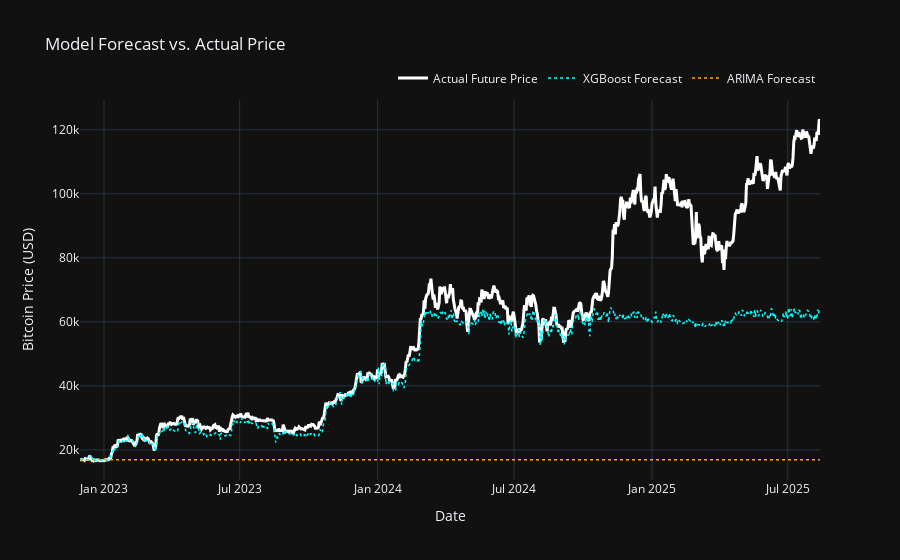

Notebook code for this chart:
### Code cell
import plotly.graph_objects as go

color_map = {
    'XGBoost': 'cyan',
    'ARIMA': 'orange',
    'SARIMA': 'gold',
    'Prophet': 'royalblue',
    'Random Forest': 'lightgreen',
    'LightGBM': 'magenta'
}

# Create a figure object (our canvas)
fig = go.Figure()

# Plot the real future prices from the test set
fig.add_trace(go.Scatter(
    x=y_test.index,
    y=y_test,
    mode='lines',
    name='Actual Future Price',
    line=dict(color='white', width=3) # Make the true line thick and white
))

for model_name, result_data in results.items():
    # Get the color for the current model from our map
    # .get() is used safely in case a model name is not in the map, it will default to grey
    model_color = color_map.get(model_name, 'grey')

    fig.add_trace(go.Scatter(
        x=y_test.index,
        y=result_data['predictions'],
        mode='lines',
        name=f'{model_name} Forecast',
        line=dict(color=model_color, width=1.5, dash='dot')
    ))

fig.update_layout(
    title='Model Forecast vs. Actual Price',
    xaxis_title='Date',
    yaxis_title='Bitcoin Price (USD)',
    template='plotly_dark',
    legend=dict(orientation="h", yanchor="bottom", y=1.02, xanchor="right", x=1)
)

fig.show()

### Figure 1 — Plotly figure (JSON) as saved in the notebook; plotly's stock layout.template omitted (floating-point values rounded to 4 significant figures; data arrays with more than 128 entries replaced by an {"elided": "..."} marker saying what was removed)
{"data": [{"line": {"color": "white", "width": 3}, "mode": "lines", "name": "Actual Future Price", "type": "scatter", "x": {"elided": "988 str values"}, "y": {"elided": "988 float values"}}, {"line": {"color": "cyan", "dash": "dot", "width": 1.5}, "mode": "lines", "name": "XGBoost Forecast", "type": "scatter", "x": {"elided": "988 str values"}, "y": {"elided": "988 float values"}}, {"line": {"color": "orange", "dash": "dot", "width": 1.5}, "mode": "lines", "name": "ARIMA Forecast", "type": "scatter", "x": {"elided": "988 str values"}, "y": {"elided": "988 float values"}}], "layout": {"legend": {"orientation": "h", "x": 1, "xanchor": "right", "y": 1.02, "yanchor": "bottom"}, "title": {"text": "Model Forecast vs. Actual Price"}, "xaxis": {"title": {"text": "Date"}}, "yaxis": {"title": {"text": "Bitcoin Price (USD)"}}}}
